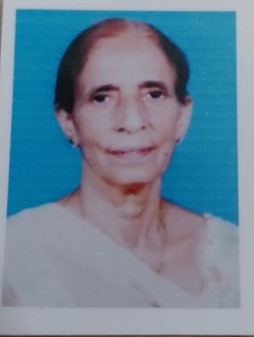
#> input picture Mummy.jpg, 254 x 337 px
$ python image3.py
#> lines starting #> are read from the running program, lines starting #| are printed output that depends on the picture
import cv2
import matplotlib.pyplot as plt

img = cv2.imread('Mummy.jpg')       # read image
#> img is the input picture: shape (337, 254, 3); mean B, G, R 151.4, 132.1, 106.9
img_rgb = cv2.cvtColor(img, cv2.COLOR_BGR2RGB)  # convert BGR → RGB for display

plt.imshow(img_rgb)
plt.axis('off')
plt.show()

img2 = cv2.resize(img, (800, 800))
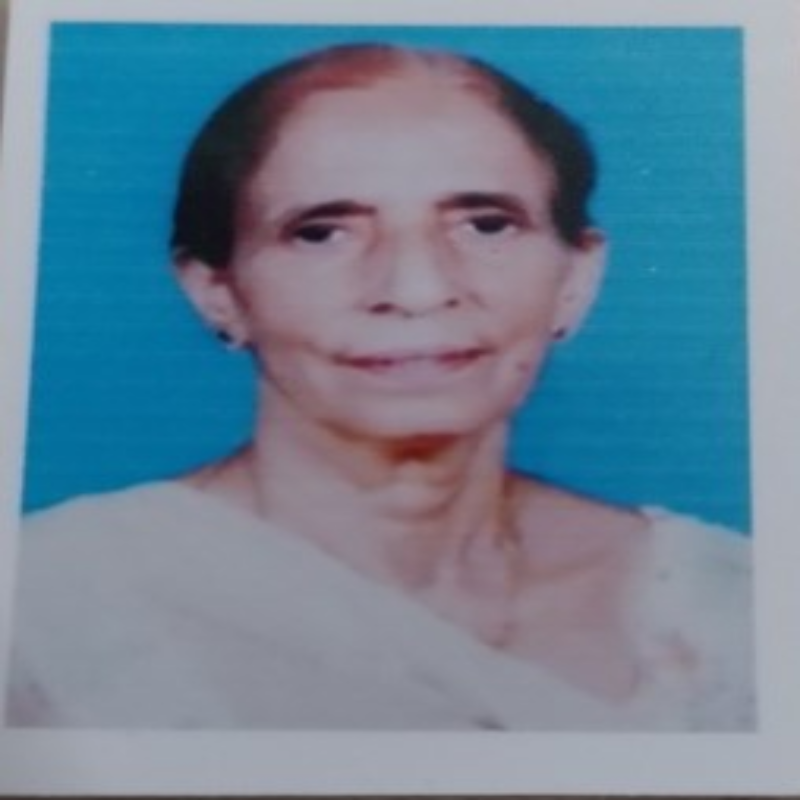
#> img2: shape (800, 800, 3); mean B, G, R 151.3, 132, 106.8
img2_rgb = cv2.cvtColor(img2, cv2.COLOR_BGR2RGB)  # convert BGR → RGB for display
plt.imshow(img2_rgb)
plt.axis('off')
plt.show()

$ run again, with people.jpg copied over Mummy.jpg
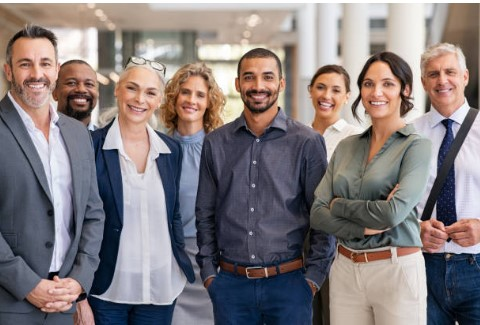
#> input picture people.jpg, 480 x 325 px
#> img is the input picture: shape (325, 480, 3); mean B, G, R 124.8, 123.5, 131.9
#> `img2 = cv2.resize(img, (800, 800))`:
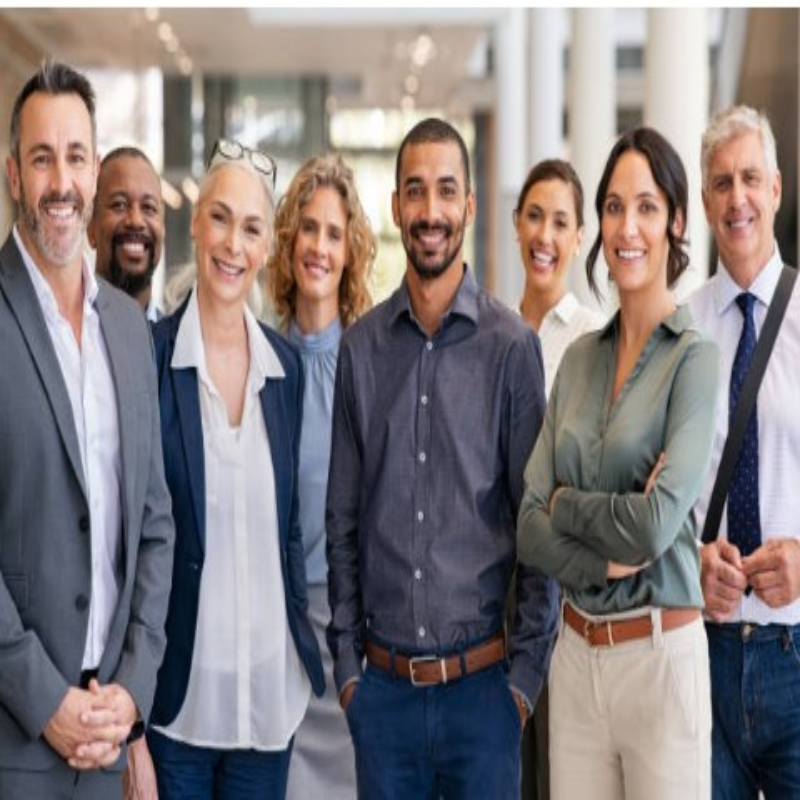
#> img2: shape (800, 800, 3); mean B, G, R 124.6, 123.3, 131.7
